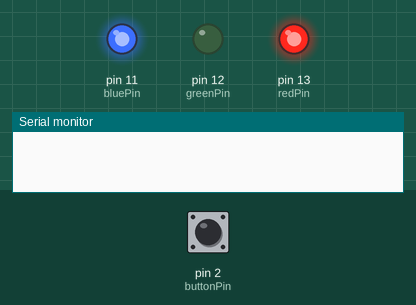
Recording of a sketch running on a simulated Arduino Uno, built with avr-gcc and run on an emulated ATmega328P. On the bench: output pins drawn as LEDs (lit = HIGH), the last lines printed to the serial monitor. The test bench sets the inputs (shaded band); at power-on: pin 2 (buttonPin) HIGH.

Above: at 1.2 s.
1.3 s: pin 2 (buttonPin) pulled LOW for 0.15 s
At 8.1 s:
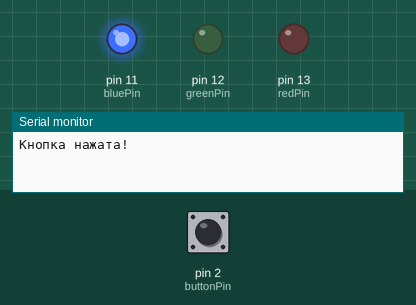
At 9.3 s:
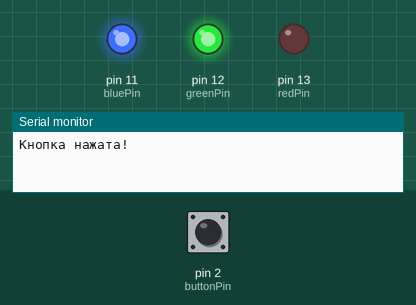
Timing chart, 0 to 17.9 s (numbered marks = the images above; inputs shaded):
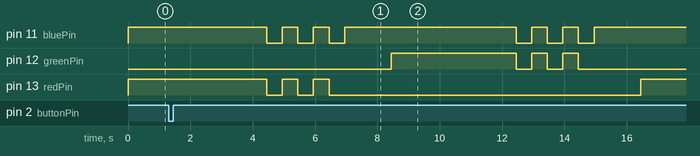

The sketch:

9.ino
```cpp
const int redPin = 13;
const int greenPin = 12;
const int bluePin = 11;
const int buttonPin = 2;

bool buttonPressed = false;

void setup() {
  pinMode(redPin, OUTPUT);
  pinMode(greenPin, OUTPUT);
  pinMode(bluePin, OUTPUT);
  pinMode(buttonPin, INPUT_PULLUP);
  Serial.begin(9600);

  setColor(255, 0, 255);
}

void setColor(int red, int green, int blue) {
  analogWrite(redPin, red);
  analogWrite(greenPin, green);
  analogWrite(bluePin, blue);
}

void loop() {
  if (digitalRead(buttonPin) == LOW && !buttonPressed) {
    while (digitalRead(buttonPin) == LOW);
    Serial.println("Кнопка нажата!");
    delay(2500);
    for (int i = 0; i < 3; i++) {
      setColor(255, 0, 255);
      delay(500);
      setColor(0, 0, 0);
      delay(500);
    }

    setColor(0, 0, 255);
    delay(1500);

    setColor(0, 255, 255);
    delay(3500);

    for (int i = 0; i < 3; i++) {
      setColor(0, 255, 255);
      delay(500);
      setColor(0, 0, 0);
      delay(500);
    }

    setColor(0, 0, 255);
    delay(1500);

    setColor(255, 0, 255);
    buttonPressed = false;
  }

  else if (!buttonPressed) {
      setColor(255, 0, 255);
  }
}
```

Measured:
- after the input at 1.3 s, pin 11 (bluePin): HIGH → LOW after 3.2 s, → HIGH 0.50 s later, → LOW 0.50 s later, → HIGH 0.50 s later, … (12 changes in this stretch); pin 12 (greenPin): LOW → HIGH after 7.2 s, then repeats every 1.0 s: LOW 0.50 s, HIGH 0.50 s, until it stays LOW from 14.5 s
